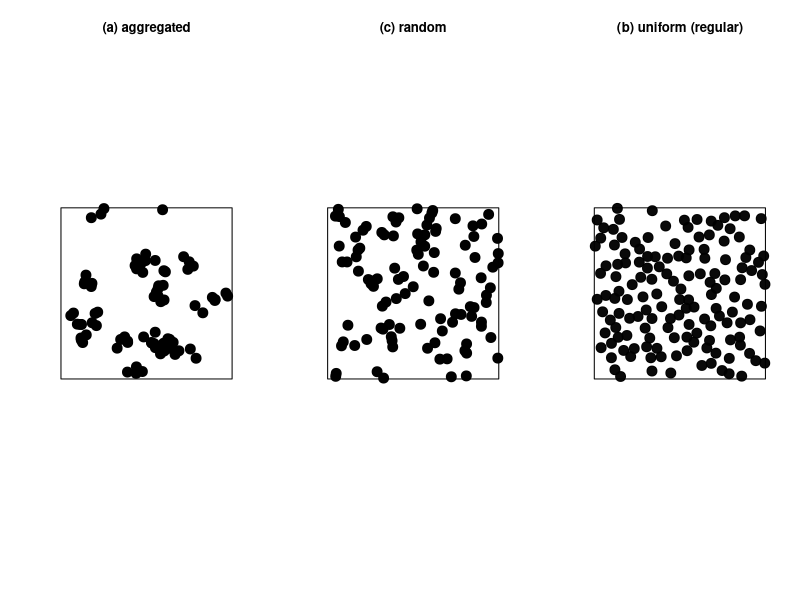
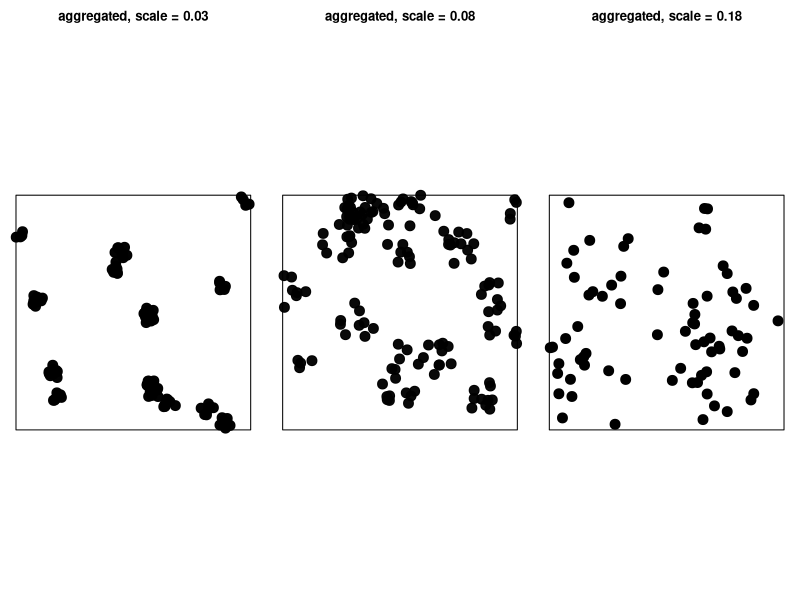
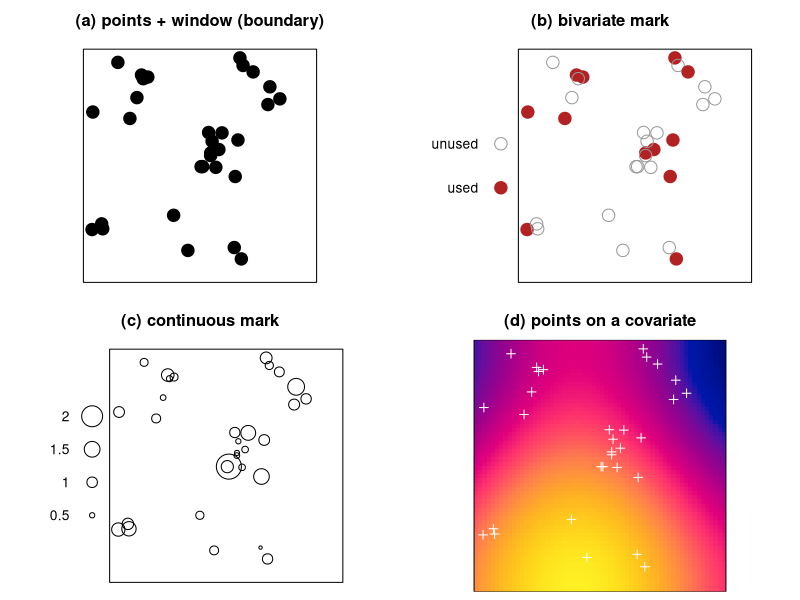
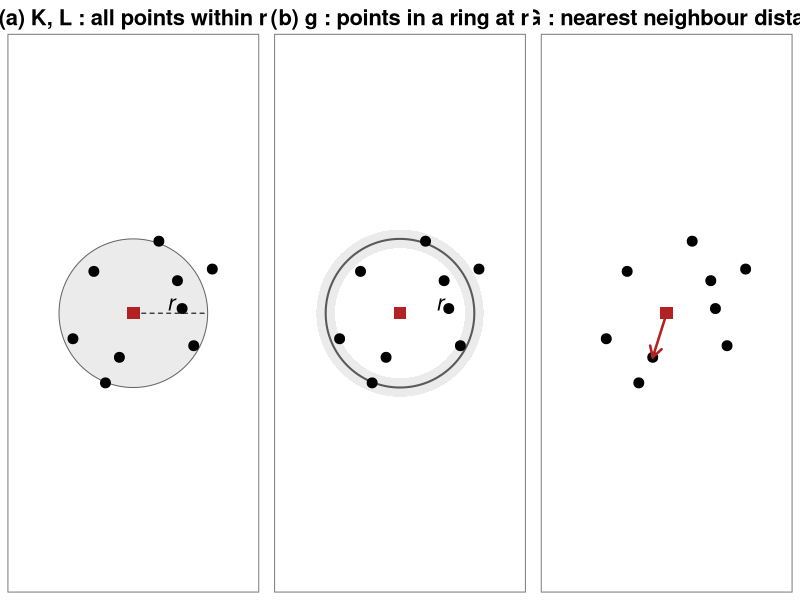
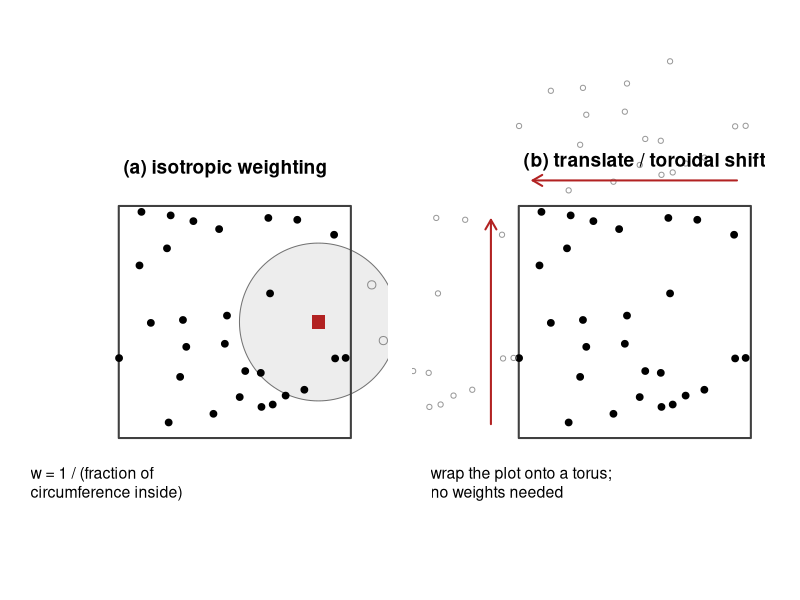

The R source for these figures, in order:
## ---- chunk 1
library(spatstat)   # startup banner suppressed via message: false

W1 <- owin(c(0, 1), c(0, 1))
set.seed(3)

op <- par(mfrow = c(1, 3))
plot(rMatClust(25, 0.05, 4, win = W1), pch = 19, cex = 2, 
     main = "(a) aggregated")

plot(rpoispp(100, win = W1), pch = 19, cex = 2, 
     main = "(c) random")

plot(rMaternII(400, 0.045, win = W1), pch = 19, cex = 2,  
     main = "(b) uniform (regular)")

par(op)
## ---- chunk 2
library(spatstat)

W1 <- owin(c(0, 1), c(0, 1))
set.seed(3)

op <- par(mfrow = c(1, 3), mar = c(0.5, 0.5, 2.4, 0.5))
for (s in c(0.03, 0.08, 0.18)) {
  plot(rMatClust(12, s, 8, win = W1), pch = 19, cex = 2,
       main = paste("aggregated, scale =", s))
}
par(op)
## ---- chunk 3
#| fig-width: 11.5
#| fig-height: 7.2
set.seed(11)
Wd <- owin(c(0, 10), c(0, 10))
Xd <- rMatClust(0.12, 1.1, 4, win = Wd)
n  <- npoints(Xd)

op <- par(mfrow = c(2, 2), mar = c(0.5, 0.5, 2.4, 0.5))

# (a) points in a window
plot(Xd, pch = 19, cex = 2, main = "(a) points + window (boundary)")

# (b) bivariate mark: used / unused
used <- factor(sample(c("used", "unused"), n, TRUE, prob = c(0.35, 0.65)))
plot(ppp(Xd$x, Xd$y, window = Wd, marks = used),
     cols = c("grey60", "firebrick"), chars = c(1, 19), cex = 2,
     main = "(b) bivariate mark")

# (c) continuous mark: size
sz <- rlnorm(n, log(1), 0.5)
plot(ppp(Xd$x, Xd$y, window = Wd, marks = sz),
     markscale = 0.45, main = "(c) continuous mark")

# (d) points on an underlying gradient
gg <- seq(0.1, 9.9, length.out = 60)
grad <- im(outer(gg, gg, function(yy, xx) sin(xx / 2.6) + cos(yy / 3.1)),
           xcol = gg, yrow = gg)
plot(grad, main = "(d) points on a covariate", ribbon = FALSE)
plot(Xd, add = TRUE, pch = 3, cex = 1, col = "white")
par(op)
## ---- chunk 4
#| fig-width: 12
#| fig-height: 4.4
set.seed(21)
px <- c(5.0, 6.9, 3.3, 7.6, 4.4, 8.4, 2.4, 6.1, 3.8, 7.1)
py <- c(5.0, 6.4, 6.8, 3.6, 3.1, 6.9, 3.9, 8.1, 2.0, 5.2)

op <- par(mfrow = c(1, 3), mar = c(0.6, 0.6, 2.6, 0.6))

## (a) K / L : everything inside a disc of radius r
plot.new(); plot.window(xlim = c(0, 10), ylim = c(0, 10), asp = 1)
symbols(px[1], py[1], circles = 3.2, inches = FALSE, add = TRUE,
        bg = "grey92", fg = "grey40")
segments(px[1], py[1], px[1] + 3.2, py[1], lty = 2)
text(px[1] + 1.6, py[1] + 0.4, "r", font = 3, cex = 2)
points(px, py, pch = 19, cex = 2)
points(px[1], py[1], pch = 15, cex = 2.5, col = "firebrick")
box(col = "grey50")
title("(a) K, L : all points within r", cex.main = 2)

## (b) g : a ring at radius r, smoothed
plot.new(); plot.window(xlim = c(0, 10), ylim = c(0, 10), asp = 1)
symbols(px[1], py[1], circles = 3.6, inches = FALSE, add = TRUE,
        bg = "grey92", fg = NA)
symbols(px[1], py[1], circles = 2.8, inches = FALSE, add = TRUE,
        bg = "white", fg = NA)
symbols(px[1], py[1], circles = 3.2, inches = FALSE, add = TRUE,
        fg = "grey35", lwd = 2)
points(px, py, pch = 19, cex = 2)
points(px[1], py[1], pch = 15, cex = 2.5, col = "firebrick")
text(px[1] + 1.7, py[1] + 0.4, "r", font = 3, cex = 2)
box(col = "grey50")
title("(b) g : points in a ring at r", cex.main = 2)

## (c) G : nearest neighbour only
plot.new(); plot.window(xlim = c(0, 10), ylim = c(0, 10), asp = 1)
points(px, py, pch = 19, cex = 2)
points(px[1], py[1], pch = 15, cex = 2.5, col = "firebrick")
d <- sqrt((px - px[1])^2 + (py - py[1])^2); d[1] <- Inf
nnb <- which.min(d)
arrows(px[1], py[1], px[nnb], py[nnb], length = 0.12, lwd = 2.5,
       col = "firebrick")
box(col = "grey50")
title("(c) G : nearest neighbour distance", cex.main = 2)
par(op)
## ---- chunk 5
#| fig-width: 11
#| fig-height: 5.4
set.seed(8)
ex <- runif(28, 0, 10); ey <- runif(28, 0, 10)

op <- par(mfrow = c(1, 2), mar = c(0.6, 0.6, 2.8, 0.6))

## (a) isotropic weighting
plot.new(); plot.window(xlim = c(-4, 11), ylim = c(-2.5, 12.5), asp = 1)
symbols(8.6, 5, circles = 3.4, inches = FALSE, add = TRUE,
        bg = "grey93", fg = "grey45")
rect(0, 0, 10, 10, border = "grey25", lwd = 2)
points(ex, ey, pch = 19, cex = 0.9)
points(8.6, 5, pch = 15, cex = 1.8, col = "firebrick")
# points that would exist outside but are unobserved
points(c(11.4, 10.9, 11.8), c(4.2, 6.6, 5.4), pch = 1, cex = 1.1,
       col = "grey55")
text(0.2, 11.6, "(a) isotropic weighting", adj = 0, cex = 1.15, font = 2)
text(-3.8, -1.9, "w = 1 / (fraction of\ncircumference inside)",
     adj = 0, cex = 0.95)

## (b) toroidal shift
plot.new(); plot.window(xlim = c(-4, 11), ylim = c(-2.5, 12.5), asp = 1)
rect(0, 0, 10, 10, border = "grey25", lwd = 2)
points(ex, ey, pch = 19, cex = 0.9)
# wrapped copies
points(ex - 10, ey, pch = 1, cex = 0.7, col = "grey60")
points(ex, ey + 10, pch = 1, cex = 0.7, col = "grey60")
arrows(9.4, 11.1, 0.6, 11.1, length = 0.11, lwd = 2, col = "firebrick")
arrows(-1.2, 0.6, -1.2, 9.4, length = 0.11, lwd = 2, col = "firebrick")
text(0.2, 11.9, "(b) translate / toroidal shift", adj = 0, cex = 1.15,
     font = 2)
text(-3.8, -1.9, "wrap the plot onto a torus;\nno weights needed",
     adj = 0, cex = 0.95)
par(op)
